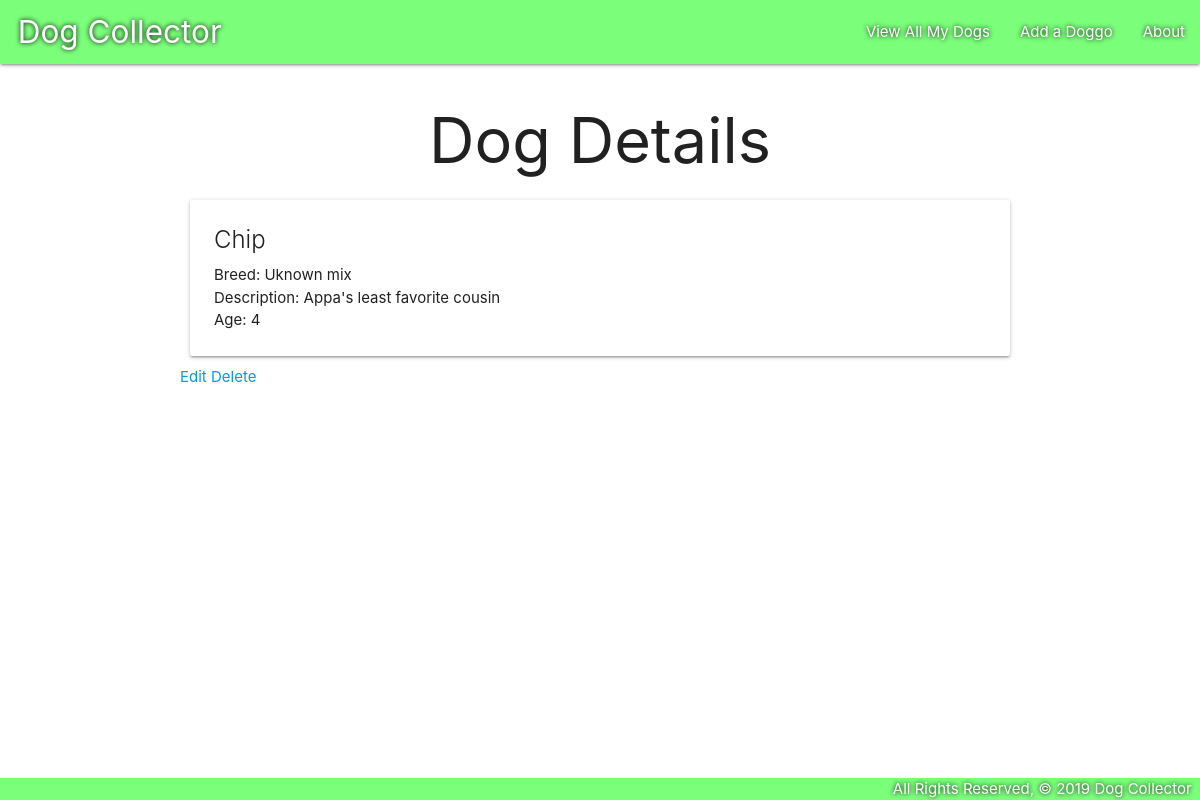
/dogs/3/, run on the app's committed database.
### main_app/models.py (models this page shows, shortened)
class Dog(models.Model):
    name = models.CharField(max_length=100)
    breed = models.CharField(max_length=100)
    description = models.TextField(max_length=250)
    age = models.IntegerField()

### main_app/views.py (the view)
# urls.py: path('dogs/<int:dog_id>/', views.dogs_detail, name='dogs_detail'),
def dogs_detail(request, dog_id):
    dog = Dog.objects.get(id=dog_id)
    return render(request, 'dogs/detail.html', {'dog':dog})

### main_app/templates/dogs/detail.html
{% extends 'base.html' %}
{% block content %}
<h1>Dog Details</h1>
<div class="card">
  <div class="card-content">
    <span class="card-title">{{ dog.name }}</span>
    <p>Breed: {{ dog.breed }}</p>
    <p>Description: {{ dog.description }}</p>
    {% if dog.age > 0 %}
      <p>Age: {{ dog.age }}</p>
    {% else %}
      <p>Age: Puppy</p>
    {% endif %}
  </div>
</div>
<div class="card-action">
	<a href="{% url 'dogs_update' dog.id%}">Edit</a>
	<a href="{% url 'dogs_delete' dog.id%}">Delete</a>
</div>
{% endblock %}

### main_app/static/css/style.css (style rules this page uses)
body { display: flex; min-height: 100vh; flex-direction: column; }
h1 { text-align: center; }
.card { align-self: center; margin: 10px; }

### data on the page
Dog: name "Chip", breed "Uknown mix", description "Appa's least favorite cousin", age "4"
